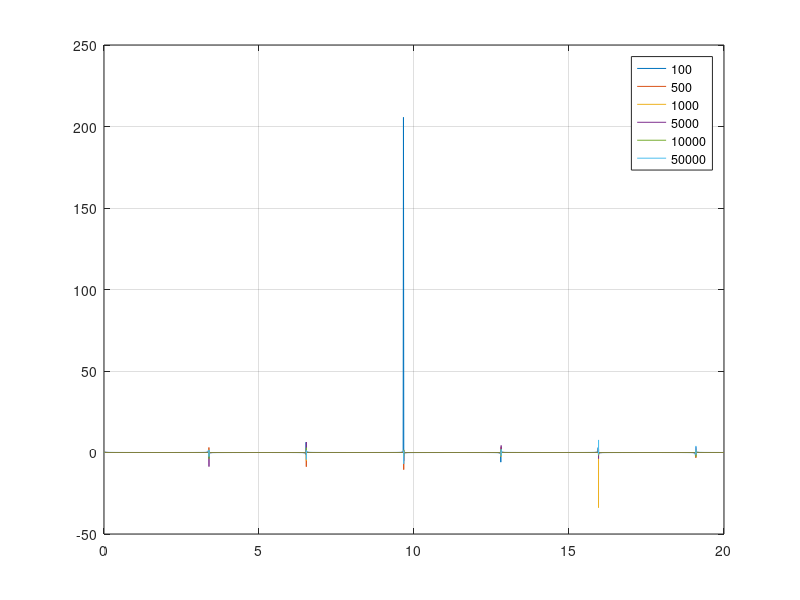

The MATLAB source for this figure:
clear
clc
close

% syms i(t) L R V
%
% ode = L*diff(i,t) + i*R == V*cos(t);
% iSolu = dsolve(ode,i(0)==0);
% simplify(iSolu,teps',50)

L = 0.05;
R = 0.2;

s = tf('s');
%syms s
% fqc = 100000;
% dtc = 1/fqc;
% tc = 0:dtc:25;
% uc = 0.1*tc.*sin(tc);
% Ic = 1/(L*s+R);
% yc = lsim(Ic,uc,tc);
% [pkt(:,1),pkind(:,1)] = findpeaks(yc);
% peakt(:,1) = tc(pkind(:,1));

spvec = [100;500;1000;5000;10000;50000];
for k=1:length(spvec)
    fq = spvec(k);
    dt = 1/fq;
    t = 0:dt:20;
    u = sin(t);
    Ic = 1/(L*s+R);
    yc = lsim(Ic,u,t);

    I_old = 0;
    I = zeros(length(t),1);
    for i=1:length(t)
        V = u(i);
        di = (1/L)*(V - I_old*R);
        I_new = I_old+di*dt;
        I_old = I_new;

        I(i) = I_new;
    end

    error = abs(yc-I)./I;
    err(k) = mean(error);

    plot(t,error)
    hold on
    % [pkt(:,k+1),pkind(:,k+1)] = findpeaks(I);
    % peakt(:,k+1) = t(pkind(:,k+1));
end

legend('100','500','1000','5000','10000','50000')
grid on


% figure
% plot(t,yc)
% grid on
% hold on
% plot(t,u)
% grid on
% plot(t,u)
